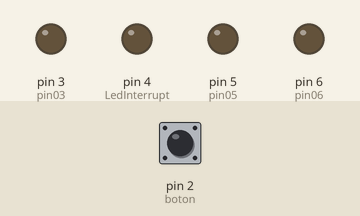
A sketch run on a simulated Arduino Uno, built with avr-gcc and run on an emulated ATmega328P. Parts: output pins drawn as LEDs (lit = HIGH). Dashed ring = blinking. Inputs (shaded band) come from the test bench; at power-on: pin 2 (boton) LOW. What the sketch prints to the serial monitor is not drawn.

Above: at 1.2 s.
1.3 s: pin 2 (boton) pulled HIGH for 0.15 s
At 1.37 s:
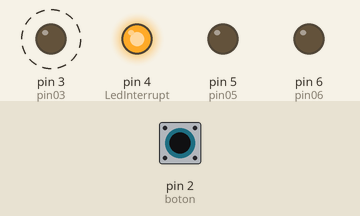
4.4 s: pin 2 (boton) pulled HIGH for 1 s
At 5.2 s:
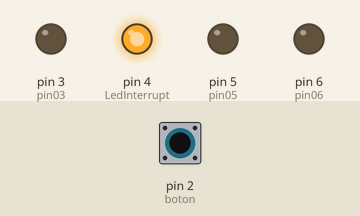
7.6 s: pin 2 (boton) pulled HIGH for 3.2 s
At 11.7 s:
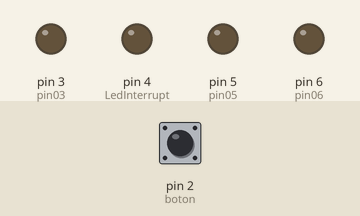
12.3 s: pin 2 (boton) driven HIGH
At 12.6 s:
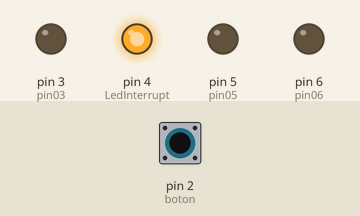
15.3 s: pin 2 (boton) driven LOW
At 16.2 s:
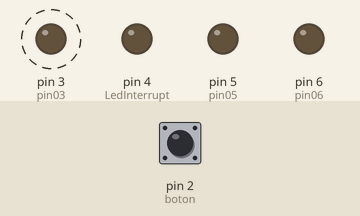
18.3 s: pin 2 (boton) pulsed HIGH 2 times (0.12 s each, 0.3 s apart)
At 18.37 s:
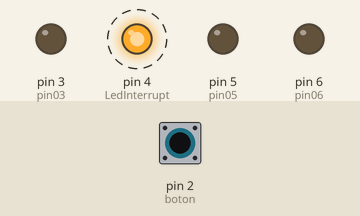
Timing chart, 0 to 22.9 s (numbered marks = the images above; inputs shaded):
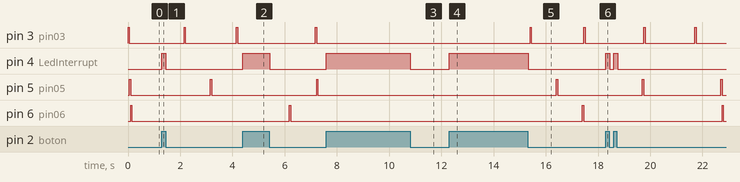

Measured:
- after the input at 1.3 s, pin 4 (LedInterrupt): LOW → HIGH at once, → LOW 0.15 s later
- after the input at 4.4 s, pin 4 (LedInterrupt): LOW → HIGH at once, → LOW 1.0 s later
- after the input at 7.6 s, pin 3 (pin03): stops changing and stays LOW; pin 4 (LedInterrupt): LOW → HIGH at once, → LOW 3.2 s later; pin 5 (pin05): stays LOW (without the input it goes to HIGH after 2.6 s); pin 6 (pin06): stays LOW (without the input it goes to HIGH after 3.6 s)
- after the input at 12.3 s, pin 3 (pin03): stops changing and stays LOW; pin 4 (LedInterrupt): LOW → HIGH at once; pin 5 (pin05): stays LOW (without the input it goes to HIGH after 1.1 s); pin 6 (pin06): stays LOW (without the input it goes to HIGH after 2.1 s)
- after the input at 15.3 s, pin 3 (pin03): alternates HIGH for 0.05 s and LOW for 2.0 s, starting after 0.10 s; pin 4 (LedInterrupt): HIGH → LOW at once; pin 5 (pin05): LOW → HIGH after 1.1 s, → LOW 0.05 s later; pin 6 (pin06): LOW → HIGH after 2.1 s, → LOW 0.05 s later
- after the input at 18.3 s, pin 4 (LedInterrupt): alternates HIGH for 0.15 s and LOW for 0.15 s, 4 changes in all, then stays LOW, starting at once

The sketch:

Punto14.ino
```cpp
/*
 * Este programa sirve de plantilla para utilizar la librería
 * TaskScheduler en el curso IE0731: Sistemas en Tiempo discreto
 *
 * Se recomienda revisar la documentación que está
 * en el sitio virtual del curso, junto con la librería.
 * El sitio donde el autor de la librería aloja el código es el siguiente:
 * https://github.com/arkhipenko/TaskScheduler
 */
#include "Arduino.h"
#include <TaskScheduler.h> //Se carga la librería del Scheduler
Scheduler RealTimeCore; //Esto crea un objeto del tipo Scheduler (definido por la librería). En este caso, el objeto se llama RealTimeCore, pero se puede poner cualquier nombre

// Se definen los pines para las luces
int pin03 = 3;
int pin05 = 5;
int pin06 = 6;
int LedInterrupt = 4;
int boton = 2;

// Se deben definir los prototipos de las funciones de cada una de las tareas, en este caso se definen tres funciones. En inglés es lo que se llaman Callbacks. Se puede poner el nombre que quiera.
void tarea01Fun();
void tarea02Fun();
void tarea03Fun();

// Acá se crean las tareas. Las tareas son objetos del tipo Task definidos por la librería:
Task tarea01(2000, TASK_FOREVER, &tarea01Fun, &RealTimeCore); //Tarea que se repite cada 1000 milisegundos indefinidamente
Task tarea02(3000, TASK_FOREVER, &tarea02Fun, &RealTimeCore); //Tarea que se repite cada 3000 milisegundos indefinidamente
Task tarea03(5000, TASK_FOREVER, &tarea03Fun, &RealTimeCore); //Tarea que se repite cada 5000 milisegundos indefinidamente

// Esta funcion es para la interrupción
void Interrupt(){
  while(digitalRead(boton) == HIGH){
  Serial.println("Interrupcion: Boton apretado"); //Escribe un string en el puerto serial
  digitalWrite(LedInterrupt,HIGH);
  attachInterrupt(0, Interrupt, RISING) ;
  }
  digitalWrite(LedInterrupt,LOW);
}

// Ahora se deben definir explícitamente las funciones
void tarea01Fun(){
  digitalWrite(pin03,HIGH);
  delay(50);
  digitalWrite(pin03,LOW);
  Serial.print("Se ejecuta la tarea 01 encendiendo el led Verde"); //Escribe un string en el puerto serial
}

void tarea02Fun(){
  digitalWrite(pin05,HIGH);
  delay(50);
  digitalWrite(pin05,LOW);
  Serial.print("Se ejecuta la tarea 02 encendiendo el led Amarillo"); //Escribe un string en el puerto serial
}

void tarea03Fun(){
  digitalWrite(pin06,HIGH);
  delay(50);
  digitalWrite(pin06,LOW);
  Serial.print("Se ejecuta la tarea 03 encendiendo el led Rojo"); //Escribe un string en el puerto serial
  //Serial.println(millis());
}

void setup() {
  // El código que se ponga acá se ejecuta una única vez al inicio:
  Serial.begin(9600); //se inicia la comunicación serial a 9600 bauds

  // Se declaran el modo de los pines
  pinMode(pin03, OUTPUT); // luz verde
  pinMode(pin05, OUTPUT); // luz amarilla
  pinMode(pin06, OUTPUT); // luz roja
  pinMode(LedInterrupt, OUTPUT); // Luz de interrupción
  pinMode(boton,INPUT); // Boton

  RealTimeCore.init(); //Inicializa el scheduler
  Serial.println("Se inicializo el Scheduler");
  RealTimeCore.addTask(tarea01); //Se agrega la tarea 01 al scheduler
  RealTimeCore.addTask(tarea02); //Se agrega la tarea 02 al scheduler
  RealTimeCore.addTask(tarea03); //Se agrega la tarea 03 al scheduler
  Serial.println("Se agregaron las tareas al Scheduler");
  tarea01.enable(); // Se pone el flag de enable para la tarea 01. Por default, las tareas están desabilitadas
  tarea02.enable(); // Se pone el flag de enable para la tarea 02. Por default, las tareas están desabilitadas
  tarea03.enable(); // Se pone el flag de enable para la tarea 03. Por default, las tareas están desabilitadas

  attachInterrupt(0, Interrupt, RISING);
}

void loop() {
  // Acá va el código que se repite indefinidamente:
  RealTimeCore.execute(); // Cuando se usa un scheduler, esta instrucción es la única que debería estar en el loop
}
```
